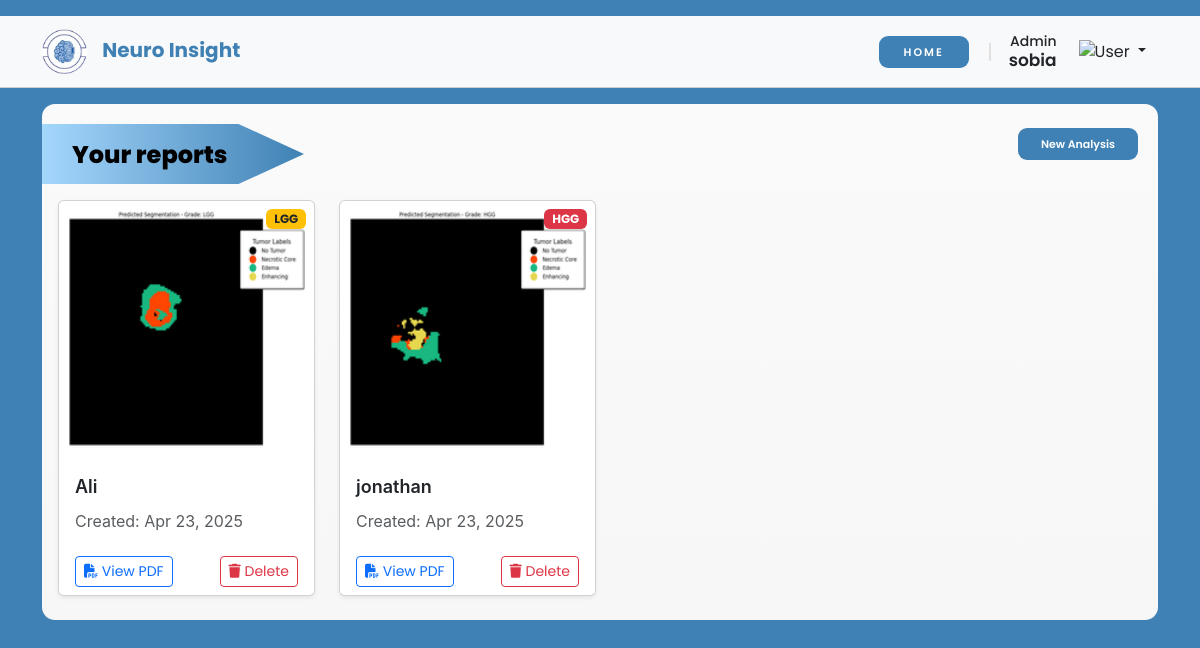
The app's page /dashboard/ (signed in) with its own data.
### neuro_insight_app/models.py (models this page shows, shortened)
class PatientReport(models.Model):
    user = models.ForeignKey(User, on_delete=models.CASCADE, related_name='patient_reports')
    patient_name = models.CharField(max_length=100)
    pdf_report = models.FileField(upload_to='patient_reports/')
    thumbnail = models.ImageField(upload_to='report_thumbnails/', blank=True, null=True)
    tumor_grade = models.CharField(max_length=20, blank=True, null=True)
    created_at = models.DateTimeField(auto_now_add=True)

### neuro_insight_app/views.py (the view)
# urls.py: path('dashboard/', views.dashboard, name='dashboard'),
@login_required(login_url='neuro_insight_app:login')
def dashboard(request):
    reports = PatientReport.objects.filter(user=request.user).order_by('-created_at')
    return render(request, 'neuro_insight_app/dashboard.html', {'reports': reports})

### neuro_insight_app/templates/neuro_insight_app/dashboard.html (shortened to what this page needs)
{% load static %}
{% block content %}
<!DOCTYPE html>
<html lang="en">
  <head>
    <link rel="stylesheet" href="{% static 'neuro_insight_app/css/style.css' %}">
    <link
      href="https://cdn.jsdelivr.net/npm/bootstrap@5.3.3/dist/css/bootstrap.min.css"
      rel="stylesheet"
    />
    <link
      rel="stylesheet"
      href="https://cdnjs.cloudflare.com/ajax/libs/font-awesome/6.4.0/css/all.min.css"
    />
  </head>
  <body id="home">
    <header>
      <nav
        class="navbar align-items-center navbar-expand-lg navbar-light bg-light mt-3"
      >
        <div class="container">
          <a class="navbar-brand" href="index.html">
            <img
             src="{% static 'neuro_insight_app/images/neuro_insight_logo.png' %}"
              alt="Logo"
              style="width: 45px; margin-right: 11px"
            />
            Neuro Insight
          </a>
          <div class="collapse navbar-collapse" id="navbarNav">
            <ul class="navbar-nav ms-auto align-items-center">
              <li class="nav-item">
                <a class="btn dash-nav-btn" href="{% url 'neuro_insight_app:home_screen' %}">Home</a>
              </li>
              <li>
                <div class="user-div">
                  <div class="user-text">
                    <h3 class="user-subtitle">Admin</h3>
                    <h3 class="user-title">{{ user.username }}</h3>
                  </div>
                  <div class="dropdown user-dropdown">
                    <button
                      class="btn dropdown-toggle"
                      type="button"
                      data-bs-toggle="dropdown"
                      aria-expanded="false"
                    >
                    <img src=" {% static 'neuro_insight_app/images/user-image.svg' %}" alt="User">
                    </button>
                  </div>
                </div>
              </li>
            </ul>
          </div>
        </div>
      </nav>
    </header>
    <div class="main-content">
      <div
        class="container mt-2 d-flex justify-content-between align-items-center"
      >
      <div class="reports-section container mt-2 ">
        <div class="d-flex justify-content-between align-items-center pb-3">
          <div class="pointy-rectangle d-flex align-items-center">
            <h3>Your reports</h3>
          </div>
          <div>
              <a href="{% url 'neuro_insight_app:home' %}" class="btn dash-nav-btn" style="width:120px">
                New Analysis
              </a>
          </div>
      </div>
        <div class="row ps-3">
          {% if reports %}
              {% for report in reports %}
              <div class="col-md-4 col-lg-3 mb-4">
                  <div class="card h-100 report-card shadow-sm">
                      <div class="position-relative">
                          {% if report.thumbnail %}
                              <img src="{{ report.thumbnail.url }}" class="card-img-top p-2" alt="{{ report.patient_name }}'s Report">
                          {% else %}
                              <div class="bg-light text-center p-5">
                                  <i class="fas fa-file-medical fa-3x text-muted"></i>
                              </div>
                          {% endif %}
                          {% if report.tumor_grade %}
                              <span class="position-absolute top-0 end-0 m-2 badge
                                  {% if report.tumor_grade == 'HGG' %}bg-danger
                                  {% elif report.tumor_grade == 'LGG' %}bg-warning text-dark
                                  {% elif report.tumor_grade == 'No Tumor' %}bg-success
                                  {% else %}bg-secondary{% endif %}">
                                  {{ report.tumor_grade }}
                              </span>
                          {% endif %}
                      </div>
                      <div class="card-body">
                          <h5 class="card-title">{{ report.patient_name }}</h5>
                          <p class="card-text text-muted small">
                              Created: {{ report.created_at|date:"M d, Y" }}
                          </p>
                      </div>
                      <div class="card-footer bg-white border-top-0">
                          <div class="d-flex justify-content-between">
                              <a href="{% url 'neuro_insight_app:view_report' report.id %}" class="btn btn-sm btn-outline-primary" target="_blank">
                                  <i class="fas fa-file-pdf"></i> View PDF
                              </a>
                              <form method="post" action="{% url 'neuro_insight_app:delete_report' report.id %}" onsubmit="return confirm('Are you sure you want to delete this report?');">
                                  <button type="submit" class="btn btn-sm btn-outline-danger">
                                      <i class="fas fa-trash"></i> Delete
                                  </button>
                              </form>
                          </div>
                      </div>
                  </div>
              </div>
              {% endfor %}
          {% endif %}
      </div>
      </div>
    </div>
  </body>
</html>
{% endblock %}

### records on screen
PatientReport: thumbnail (picture), tumor_grade "LGG", patient_name "Ali", created_at "Apr 23, 2025"
PatientReport: thumbnail (picture), tumor_grade "HGG", patient_name "jonathan", created_at "Apr 23, 2025"

### other values on screen
{{ user.username }} "sobia"
